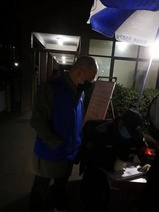
%> input picture Picture/test1.jpeg, 159 x 212 px, shrunk from 600 x 800 before the run
$ octave Low_pass_filtering.m   (GNU Octave 9; MATLAB toolbox functions it lacks are replaced by stand-ins)
%> lines starting %> are read from the running program, lines starting %| are printed output that depends on the picture
% 低通滤波器
clc; clear; close all;

%% 读取图像
image1 = imread('../Picture/test1.jpeg');
%> image1 is the input picture: size 212x159x3 uint8; mean R, G, B 37.7, 36.3, 37.4
image2 = imread('../Picture/test2.jpeg');
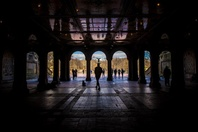
%> input picture Picture/test2.jpeg, 198 x 132 px, shrunk from 750 x 500 before the run
%> image2 is the input picture: size 132x198x3 uint8; mean R, G, B 25.4, 22.1, 22.8
image3 = imread('../Picture/test3.jpeg');
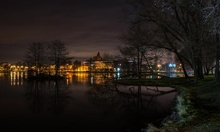
%> input picture Picture/test3.jpeg, 220 x 132 px, shrunk from 832 x 500 before the run
%> image3 is the input picture: size 132x220x3 uint8; mean R, G, B 34.1, 27.5, 22.4

image = image1;

% 转换为灰度图像
image = rgb2gray(image);
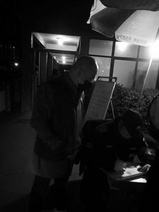
%> image: size 212x159 uint8; min 0, max 255, mean 36.8

%% 设置参数
% 获取图像的大小
[M, N] = size(image);
%> M = 212; N = 159
% 定义高斯低通滤波器的标准差
sigma = 1;
% 定义盒式低通滤波器的窗口大小
w = 3;

%% 高斯低通滤波器和盒式低通滤波器
% 初始化高斯低通滤波器和盒式低通滤波器的输出图像
Ig = zeros(M, N);
Ib = zeros(M, N);
% 遍历每个像素点，计算高斯低通滤波器和盒式低通滤波器的输出值
for i = 1:M

    for j = 1:N
        % 定义邻域的范围，避免越界
        rmin = max(1, i - w);
        rmax = min(M, i + w);
        cmin = max(1, j - w);
        cmax = min(N, j + w);
        % 获取邻域的像素值
        region = image(rmin:rmax, cmin:cmax);
        % 计算邻域的大小
        [m, n] = size(region);
        % 初始化高斯低通滤波器和盒式低通滤波器的权重矩阵
        wg = zeros(m, n);
        wb = ones(m, n) / (m * n);
        % 计算高斯低通滤波器的权重矩阵
        for u = 1:m

            for v = 1:n
                x = u - floor(m / 2) - 1;
                y = v - floor(n / 2) - 1;
                wg(u, v) = exp(- (x ^ 2 + y ^ 2) / (2 * sigma ^ 2)) / (2 * pi * sigma ^ 2);
            end

        end

        % 计算高斯低通滤波器和盒式低通滤波器的输出值
        Ig(i, j) = sum(sum(wg .* double(region)));
        Ib(i, j) = sum(sum(wb .* double(region)));
    end

end
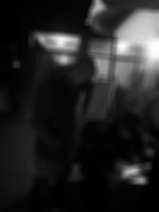
%> Ib: size 212x159 double; min 0, max 254, mean 36.8
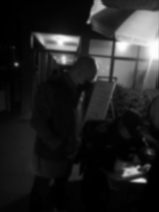
%> Ig: size 212x159 double; min 0, max 253.9, mean 36.8
%> after the loop, wg = [0.00292 0.0131 0.0215 0.0131; 0.0131 0.0585 0.0965 0.0585; 0.0215 0.0965 0.159 0.0965; 0.0131 0.0585 0.0965 0.0585]

%% 显示图像
% 将输出图像转换为无符号整数类型
Ig = uint8(Ig);
%> Ig: size 212x159 uint8
Ib = uint8(Ib);
%> Ib: size 212x159 uint8
% 显示原始图像、高斯低通滤波后的图像和盒式低通滤波后的图像
subplot(1, 3, 1); imshow(image); title('原始图像');
subplot(1, 3, 2); imshow(Ig); title('高斯低通滤波后的图像');
subplot(1, 3, 3); imshow(Ib); title('盒式低通滤波后的图像');
